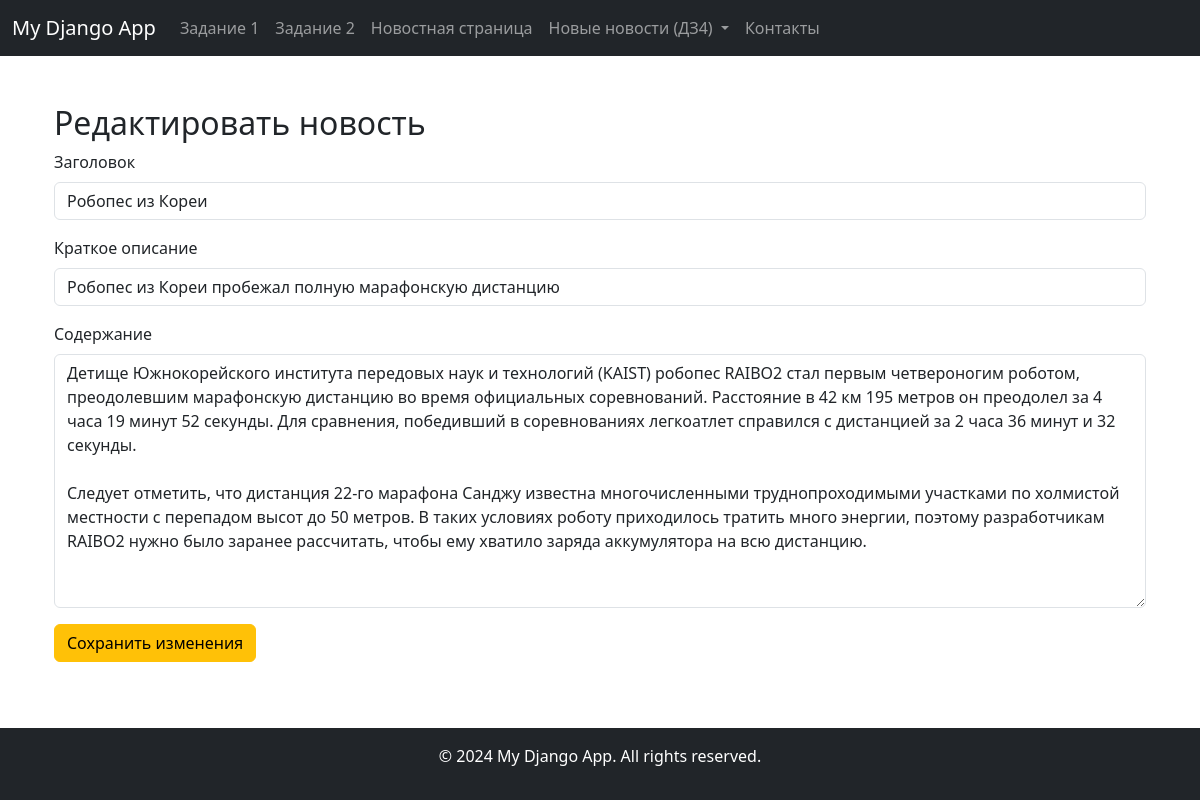
Screenshot of /newnews/edit_news/1/ with the database file from the repository.
### newnews/models.py (models this page shows, shortened)
class Lows_post(models.Model):
    title = models.CharField('Название новости', max_length=50)
    short_description = models.CharField('Краткое описание новости', max_length=200)
    text = models.TextField('Новость')
    pub_date = models.DateTimeField('Дата публикации', auto_now_add=True)  # Автоматически заполняется текущей датой
    user = models.ForeignKey(User, on_delete=models.CASCADE, verbose_name='Автор новости', related_name='news_posts')
    class Meta:
        verbose_name = 'Новость'
        verbose_name_plural = 'Новости'

### newnews/views.py (the view)
# urls.py: path('edit_news/<int:news_id>/', views.edit_news, name='edit_news'),  # Редактирование новости
def edit_news(request, news_id):
    news = get_object_or_404(Lows_post, pk=news_id)
    if request.method == 'POST':
        form = NewsForm(request.POST, instance=news)
        if form.is_valid():
            form.save()  # Сохраняем изменения
            return redirect('newnews:news_home')  # Вместо 'news_home' используем 'newnews:news_home'
    else:
        form = NewsForm(instance=news)
    return render(request, 'newnews/edit_post.html', {'form': form})

### newnews/forms.py (shortened to what this page needs)
class NewsForm(forms.ModelForm):
    class Meta:
        model = Lows_post
        fields = ['title', 'short_description', 'text']  # Убираем pub_date, так как оно автоматически заполняется
    def __init__(self, *args, **kwargs):
        super().__init__(*args, **kwargs)
        self.fields['title'].widget.attrs.update({'class': 'form-control'})
        self.fields['short_description'].widget.attrs.update({'class': 'form-control'})
        self.fields['text'].widget.attrs.update({'class': 'form-control'})

### newnews/templates/newnews/edit_post.html (shortened to what this page needs)
{% extends 'allapp/layoute.html' %}
{% block content %}
<div class="container mt-5">
    <h2>Редактировать новость</h2>
    <form method="post">
        <div class="mb-3">
            <label for="id_title" class="form-label">Заголовок</label>
            {{ form.title }}
        </div>
        <div class="mb-3">
            <label for="id_short_description" class="form-label">Краткое описание</label>
            {{ form.short_description }}
        </div>
        <div class="mb-3">
            <label for="id_text" class="form-label">Содержание</label>
            {{ form.text }}
        </div>
        <button type="submit" class="btn btn-warning">Сохранить изменения</button>
    </form>
</div>
{% endblock %}

### rows the page displays
Lows_post: title "Робопес из Кореи", short_description "Робопес из Кореи пробежал полную марафонскую дистанцию", text "Детище Южнокорейского института передовых наук и технологий (KAIST) робопес RAIBO2 стал первым четвероногим роботом, преодолевшим марафонскую дистанцию во время официальных соревнований. Расстояние в 42 км 195 метров он преодолел за 4 часа 19 минут 52 секунды. Для сравнения, победивший в соревнованиях легкоатлет справился с дистанцией за 2 часа 36 минут и 32 секунды. Следует отметить, что дистанция 22-го марафона Санджу известна многочисленными труднопроходимыми участками по холмистой местности с перепадом высот до 50 метров. В таких условиях роботу приходилось тратить много энергии, поэтому разработчикам RAIBO2 нужно было заранее рассчитать, чтобы ему хватило заряда аккумулятора на всю…"
